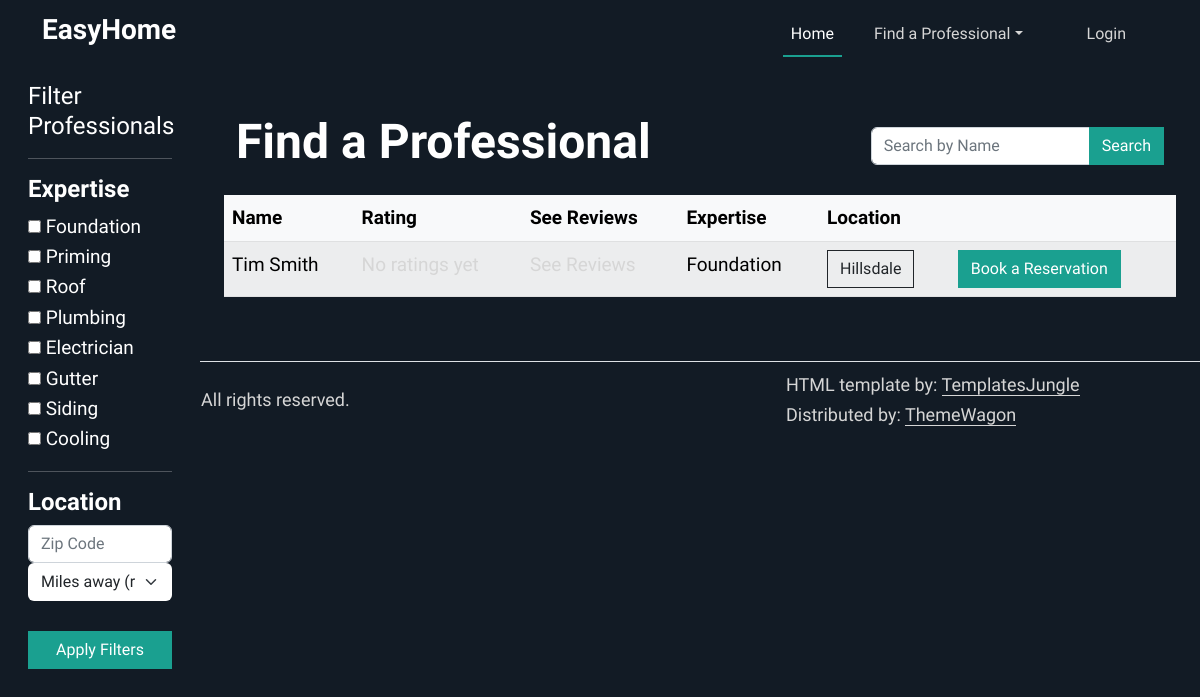
Page /professionals on the earlier database version.
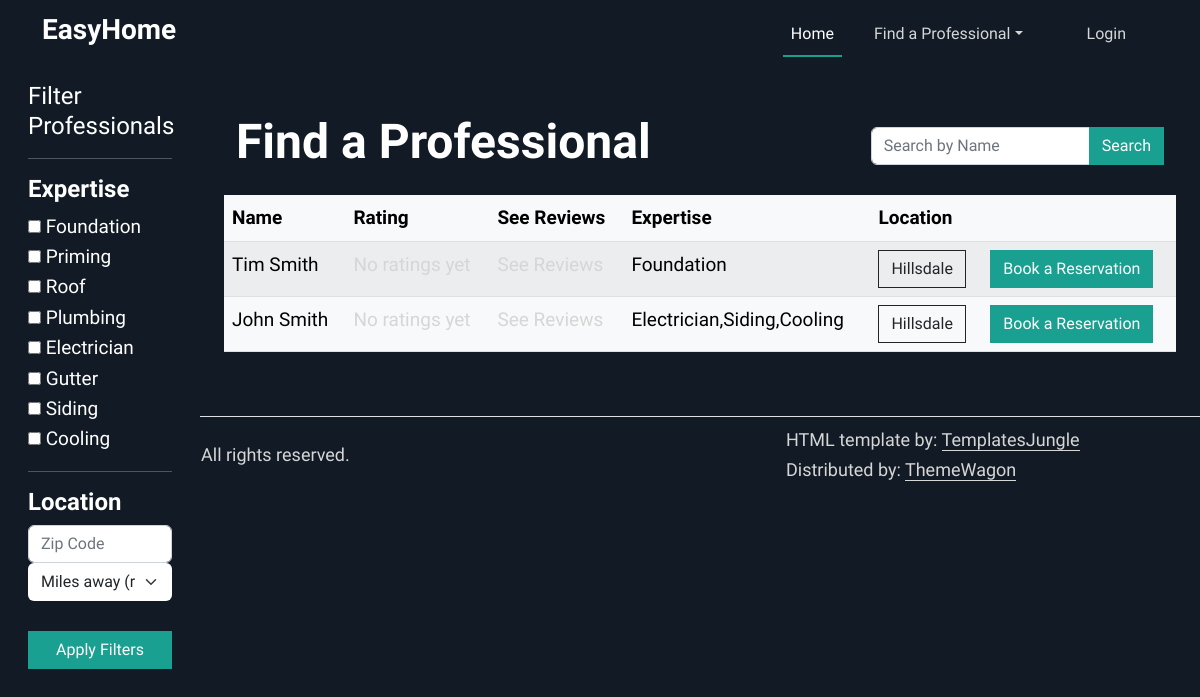
Same page on the later database version.
### tables this page shows
CREATE TABLE professionals (
                  id INTEGER PRIMARY KEY AUTOINCREMENT,
                  user_id INTEGER NOT NULL,
                  profession VARCHAR2(50) NOT NULL,
                  hourly_cost DECIMAL(10,2),
                  description TEXT,
                  is_verified BOOLEAN DEFAULT 0,
                  FOREIGN KEY (user_id) REFERENCES users(id)
            );

CREATE TABLE users (
                id INTEGER PRIMARY KEY AUTOINCREMENT,
                first_name VARCHAR2(25) NOT NULL,
                middle_name VARCHAR2(15),
                last_name VARCHAR2(25) NOT NULL,
                gender CHAR(1) CHECK (gender IN ('M','F','O')) NOT NULL,
                phone_number VARCHAR2(12) NOT NULL,
                email VARCHAR2(50) NOT NULL,
                password VARCHAR2(50) NOT NULL,
                street_number VARCHAR2(10),
                street_name VARCHAR2(35),
                town VARCHAR2(30),
                state CHAR(2),
                zip_code NUMBER(5),
                user_type VARCHAR2(20) CHECK (user_type IN ('customer','professional')) DEFAULT 'customer'
            );

### app.py (the view, shortened to what this page needs)
@app.route('/professionals', methods=["GET", "POST"])
def professionals():
    list = get_professionals()
    user_zip = None
    if current_user.is_authenticated:
        user_zip = get_user_by_id(current_user.id).zip_code
    return render_template("professionals.html", professionals=list, user_zip=user_zip)

### templates/professionals.html (shortened to what the changed rows need)
{%extends "base.html"%}
{%block content%}
<div class="container-fluid">
  <div class="row">
    <main class="col-md-9 ms-sm-auto col-lg-10 px-md-4 offset-md-3">
        <section id="feature">
          <div class="container py-5">
            <div class="row align-items-center mb-3">
              <div class="col-md-8">
                <h2>Find a Professional</h2>
              </div>
            </div>
          <div class="row">
            <table class="table table-striped table-light">
              <thead>
                <tr>
                  <th scope="col">Name</th>
                  <th scope="col">Rating</th>
                  <th scope="col">See Reviews</th>
                  <th scope="col">Expertise</th>
                  <th scope="col">Location</th>
                  <th scope="col"></th>
                </tr>
              </thead>
              <tbody>
                {%for prof in professionals%}
                <tr>
                  <td>{{prof.first_name}} {{prof.last_name}}</td>
                  <td>
                    <a href="/submit_review/{{prof.user_id}}">
                    {% if prof.avg_rating > 0 %}
                    <span class="text-warning">
                      {% for i in range(prof.avg_rating|int) %}
                        <i class="fas fa-star"></i>
                      {% endfor %}
                      {% if prof.avg_rating % 1 >= 0.5 %}
                        <i class="fas fa-star-half-alt"></i>
                      {% endif %}
                    </span>
                    {{ prof.avg_rating }} ({{ prof.review_count }} reviews)
                  {% else %}
                    No ratings yet
                  {% endif %}
                </a>
                </td>
                <td>
                  {% if prof.avg_rating > 0 %}
                    <span class="text-warning">
                      {% for i in range(prof.avg_rating|int) %}
                        <i class="fas fa-star"></i>
                      {% endfor %}
                      {% if prof.avg_rating % 1 >= 0.5 %}
                        <i class="fas fa-star-half-alt"></i>
                      {% endif %}
                    </span>
                    <a href="/reviews/{{prof.prof_id}}">{{ prof.avg_rating }} ({{ prof.review_count }} reviews)</a>
                  {% else %}
                    <a href="/reviews/{{prof.prof_id}}">See Reviews</a>
                  {% endif %}
                </td>
                  <td>{{prof.profession}}</td>
                  <td><button type="button" class="btn btn-outline-dark" data-bs-toggle="modal"
                      data-bs-target="#exampleModal{{ loop.index }}">
                      {{prof.town}}
                    </button>
                  </td>
                  <td><a href="/createReservation/{{prof.user_id}}" class="btn btn-primary" role="button">Book a Reservation</a></td>
                </tr>
                {%endfor%}
              </tbody>
            </table>
          </div>
        </div>
      </section>
    </main>
  </div>
</div>
{%endblock%}

Differences in the rows shown:
added professionals: first_name "John", last_name "Smith", profession "Electrician,Siding,Cooling", town "Hillsdale"
